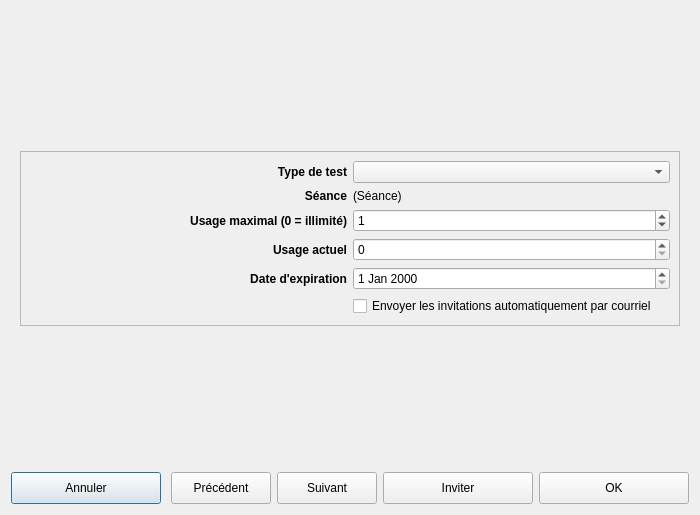
<?xml version="1.0" encoding="UTF-8"?>
<ui version="4.0">
 <class>TestInvitationDialog</class>
 <widget class="QDialog" name="TestInvitationDialog">
  <property name="geometry">
   <rect>
    <x>0</x>
    <y>0</y>
    <width>700</width>
    <height>515</height>
   </rect>
  </property>
  <property name="windowTitle">
   <string>Invitation - Tests</string>
  </property>
  <property name="windowIcon">
   <iconset resource="../../resources/TeraClient.qrc">
    <normaloff>:/icons/test.png</normaloff>:/icons/test.png</iconset>
  </property>
  <property name="styleSheet">
   <string notr="true"/>
  </property>
  <layout class="QVBoxLayout" name="verticalLayout">
   <item>
    <widget class="QStackedWidget" name="stackedPages">
     <property name="sizePolicy">
      <sizepolicy hsizetype="Expanding" vsizetype="Expanding">
       <horstretch>0</horstretch>
       <verstretch>0</verstretch>
      </sizepolicy>
     </property>
     <property name="currentIndex">
      <number>0</number>
     </property>
     <widget class="QWidget" name="pageTestType">
      <layout class="QGridLayout" name="gridLayout">
       <item row="1" column="0">
        <widget class="QFrame" name="frameInfos">
         <property name="frameShape">
          <enum>QFrame::Shape::StyledPanel</enum>
         </property>
         <property name="frameShadow">
          <enum>QFrame::Shadow::Raised</enum>
         </property>
         <layout class="QGridLayout" name="gridLayout_2">
          <item row="5" column="0">
           <widget class="QLabel" name="lblExpiration">
            <property name="font">
             <font>
              <bold>true</bold>
             </font>
            </property>
            <property name="text">
             <string>Date d'expiration</string>
            </property>
            <property name="alignment">
             <set>Qt::AlignmentFlag::AlignRight|Qt::AlignmentFlag::AlignTrailing|Qt::AlignmentFlag::AlignVCenter</set>
            </property>
           </widget>
          </item>
          <item row="3" column="1">
           <widget class="QSpinBox" name="numUsage">
            <property name="sizePolicy">
             <sizepolicy hsizetype="Preferred" vsizetype="Fixed">
              <horstretch>0</horstretch>
              <verstretch>0</verstretch>
             </sizepolicy>
            </property>
            <property name="minimumSize">
             <size>
              <width>0</width>
              <height>0</height>
             </size>
            </property>
            <property name="buttonSymbols">
             <enum>QAbstractSpinBox::ButtonSymbols::UpDownArrows</enum>
            </property>
            <property name="maximum">
             <number>1000</number>
            </property>
            <property name="value">
             <number>1</number>
            </property>
           </widget>
          </item>
          <item row="2" column="1">
           <widget class="QLabel" name="lblSessionName">
            <property name="text">
             <string>(Séance)</string>
            </property>
           </widget>
          </item>
          <item row="4" column="0">
           <widget class="QLabel" name="lblCount">
            <property name="font">
             <font>
              <bold>true</bold>
             </font>
            </property>
            <property name="text">
             <string>Usage actuel</string>
            </property>
            <property name="alignment">
             <set>Qt::AlignmentFlag::AlignRight|Qt::AlignmentFlag::AlignTrailing|Qt::AlignmentFlag::AlignVCenter</set>
            </property>
           </widget>
          </item>
          <item row="1" column="0">
           <widget class="QLabel" name="lblTestTypes">
            <property name="sizePolicy">
             <sizepolicy hsizetype="Preferred" vsizetype="Preferred">
              <horstretch>0</horstretch>
              <verstretch>0</verstretch>
             </sizepolicy>
            </property>
            <property name="font">
             <font>
              <bold>true</bold>
             </font>
            </property>
            <property name="text">
             <string>Type de test</string>
            </property>
            <property name="alignment">
             <set>Qt::AlignmentFlag::AlignRight|Qt::AlignmentFlag::AlignTrailing|Qt::AlignmentFlag::AlignVCenter</set>
            </property>
           </widget>
          </item>
          <item row="1" column="1">
           <widget class="QComboBox" name="cmbTestType"/>
          </item>
          <item row="5" column="1">
           <widget class="QDateEdit" name="dateExpiration">
            <property name="sizePolicy">
             <sizepolicy hsizetype="Preferred" vsizetype="Fixed">
              <horstretch>0</horstretch>
              <verstretch>0</verstretch>
             </sizepolicy>
            </property>
            <property name="minimumSize">
             <size>
              <width>0</width>
              <height>0</height>
             </size>
            </property>
            <property name="buttonSymbols">
             <enum>QAbstractSpinBox::ButtonSymbols::UpDownArrows</enum>
            </property>
           </widget>
          </item>
          <item row="4" column="1">
           <widget class="QSpinBox" name="numCount"/>
          </item>
          <item row="6" column="1">
           <widget class="QCheckBox" name="chkInviteEmail">
            <property name="text">
             <string>Envoyer les invitations automatiquement par courriel</string>
            </property>
            <property name="icon">
             <iconset resource="../../resources/TeraClient.qrc">
              <normaloff>:/icons/email.png</normaloff>:/icons/email.png</iconset>
            </property>
            <property name="iconSize">
             <size>
              <width>24</width>
              <height>24</height>
             </size>
            </property>
           </widget>
          </item>
          <item row="2" column="0">
           <widget class="QLabel" name="lblSession">
            <property name="font">
             <font>
              <bold>true</bold>
             </font>
            </property>
            <property name="text">
             <string>Séance</string>
            </property>
            <property name="alignment">
             <set>Qt::AlignmentFlag::AlignRight|Qt::AlignmentFlag::AlignTrailing|Qt::AlignmentFlag::AlignVCenter</set>
            </property>
           </widget>
          </item>
          <item row="3" column="0">
           <widget class="QLabel" name="lblMaxUsage">
            <property name="sizePolicy">
             <sizepolicy hsizetype="Preferred" vsizetype="Preferred">
              <horstretch>0</horstretch>
              <verstretch>0</verstretch>
             </sizepolicy>
            </property>
            <property name="font">
             <font>
              <bold>true</bold>
             </font>
            </property>
            <property name="text">
             <string>Usage maximal (0 = illimité)</string>
            </property>
            <property name="alignment">
             <set>Qt::AlignmentFlag::AlignRight|Qt::AlignmentFlag::AlignTrailing|Qt::AlignmentFlag::AlignVCenter</set>
            </property>
           </widget>
          </item>
         </layout>
        </widget>
       </item>
       <item row="3" column="0">
        <spacer name="verticalSpacer">
         <property name="orientation">
          <enum>Qt::Orientation::Vertical</enum>
         </property>
         <property name="sizeHint" stdset="0">
          <size>
           <width>20</width>
           <height>40</height>
          </size>
         </property>
        </spacer>
       </item>
       <item row="0" column="0">
        <spacer name="verticalSpacer_2">
         <property name="orientation">
          <enum>Qt::Orientation::Vertical</enum>
         </property>
         <property name="sizeHint" stdset="0">
          <size>
           <width>20</width>
           <height>40</height>
          </size>
         </property>
        </spacer>
       </item>
      </layout>
     </widget>
     <widget class="QWidget" name="pageTargets">
      <layout class="QVBoxLayout" name="verticalLayout_2">
       <item>
        <widget class="SessionInviteWidget" name="widgetInvitees" native="true"/>
       </item>
      </layout>
     </widget>
     <widget class="QWidget" name="pageMessage">
      <layout class="QVBoxLayout" name="verticalLayout_3">
       <item>
        <widget class="QFrame" name="frameMessage">
         <property name="frameShape">
          <enum>QFrame::Shape::StyledPanel</enum>
         </property>
         <property name="frameShadow">
          <enum>QFrame::Shadow::Raised</enum>
         </property>
         <layout class="QVBoxLayout" name="verticalLayout_5">
          <item>
           <widget class="QLabel" name="lblMessage">
            <property name="font">
             <font>
              <pointsize>10</pointsize>
              <bold>true</bold>
             </font>
            </property>
            <property name="text">
             <string>Courriel d'invitation</string>
            </property>
           </widget>
          </item>
          <item>
           <layout class="QHBoxLayout" name="horizontalLayout_2">
            <item>
             <widget class="QLabel" name="lblSubject">
              <property name="font">
               <font>
                <bold>true</bold>
               </font>
              </property>
              <property name="text">
               <string>Sujet:</string>
              </property>
             </widget>
            </item>
            <item>
             <widget class="QLineEdit" name="txtSubject">
              <property name="text">
               <string>Invitation à compléter un questionnaire</string>
              </property>
             </widget>
            </item>
           </layout>
          </item>
          <item>
           <widget class="EmailTemplateWidget" name="txtMessage" native="true">
            <property name="sizePolicy">
             <sizepolicy hsizetype="Expanding" vsizetype="Expanding">
              <horstretch>0</horstretch>
              <verstretch>0</verstretch>
             </sizepolicy>
            </property>
           </widget>
          </item>
         </layout>
        </widget>
       </item>
       <item>
        <widget class="QFrame" name="frameEmails">
         <property name="frameShape">
          <enum>QFrame::Shape::StyledPanel</enum>
         </property>
         <property name="frameShadow">
          <enum>QFrame::Shadow::Raised</enum>
         </property>
         <layout class="QVBoxLayout" name="verticalLayout_4">
          <item>
           <widget class="QTextEdit" name="txtEmailLogs">
            <property name="readOnly">
             <bool>true</bool>
            </property>
            <property name="placeholderText">
             <string>Résultats de l'envoi des courriels</string>
            </property>
           </widget>
          </item>
          <item>
           <widget class="QProgressBar" name="progressEmails">
            <property name="value">
             <number>24</number>
            </property>
            <property name="alignment">
             <set>Qt::AlignmentFlag::AlignCenter</set>
            </property>
           </widget>
          </item>
         </layout>
        </widget>
       </item>
      </layout>
     </widget>
    </widget>
   </item>
   <item>
    <layout class="QHBoxLayout" name="horizontalLayout">
     <item>
      <widget class="QPushButton" name="btnCancel">
       <property name="minimumSize">
        <size>
         <width>150</width>
         <height>32</height>
        </size>
       </property>
       <property name="cursor">
        <cursorShape>PointingHandCursor</cursorShape>
       </property>
       <property name="text">
        <string>Annuler</string>
       </property>
       <property name="icon">
        <iconset resource="../../resources/TeraClient.qrc">
         <normaloff>:/icons/undo.png</normaloff>:/icons/undo.png</iconset>
       </property>
       <property name="iconSize">
        <size>
         <width>24</width>
         <height>24</height>
        </size>
       </property>
      </widget>
     </item>
     <item>
      <spacer name="horizontalSpacer_2">
       <property name="orientation">
        <enum>Qt::Orientation::Horizontal</enum>
       </property>
       <property name="sizeHint" stdset="0">
        <size>
         <width>40</width>
         <height>20</height>
        </size>
       </property>
      </spacer>
     </item>
     <item>
      <widget class="QPushButton" name="btnPrevious">
       <property name="minimumSize">
        <size>
         <width>100</width>
         <height>32</height>
        </size>
       </property>
       <property name="cursor">
        <cursorShape>PointingHandCursor</cursorShape>
       </property>
       <property name="text">
        <string>Précédent</string>
       </property>
       <property name="icon">
        <iconset resource="../../resources/TeraClient.qrc">
         <normaloff>:/controls/branch_left.png</normaloff>:/controls/branch_left.png</iconset>
       </property>
       <property name="iconSize">
        <size>
         <width>24</width>
         <height>24</height>
        </size>
       </property>
      </widget>
     </item>
     <item>
      <widget class="QPushButton" name="btnNext">
       <property name="minimumSize">
        <size>
         <width>100</width>
         <height>32</height>
        </size>
       </property>
       <property name="cursor">
        <cursorShape>PointingHandCursor</cursorShape>
       </property>
       <property name="text">
        <string>Suivant</string>
       </property>
       <property name="icon">
        <iconset resource="../../resources/TeraClient.qrc">
         <normaloff>:/controls/branch_closed.png</normaloff>:/controls/branch_closed.png</iconset>
       </property>
       <property name="iconSize">
        <size>
         <width>24</width>
         <height>24</height>
        </size>
       </property>
      </widget>
     </item>
     <item>
      <widget class="QPushButton" name="btnOK">
       <property name="minimumSize">
        <size>
         <width>150</width>
         <height>32</height>
        </size>
       </property>
       <property name="cursor">
        <cursorShape>PointingHandCursor</cursorShape>
       </property>
       <property name="text">
        <string>Inviter</string>
       </property>
       <property name="icon">
        <iconset resource="../../resources/TeraClient.qrc">
         <normaloff>:/icons/ok.png</normaloff>:/icons/ok.png</iconset>
       </property>
       <property name="iconSize">
        <size>
         <width>24</width>
         <height>24</height>
        </size>
       </property>
      </widget>
     </item>
     <item>
      <widget class="QPushButton" name="btnDone">
       <property name="minimumSize">
        <size>
         <width>150</width>
         <height>32</height>
        </size>
       </property>
       <property name="cursor">
        <cursorShape>PointingHandCursor</cursorShape>
       </property>
       <property name="text">
        <string>OK</string>
       </property>
       <property name="icon">
        <iconset resource="../../resources/TeraClient.qrc">
         <normaloff>:/icons/ok.png</normaloff>:/icons/ok.png</iconset>
       </property>
       <property name="iconSize">
        <size>
         <width>24</width>
         <height>24</height>
        </size>
       </property>
      </widget>
     </item>
    </layout>
   </item>
  </layout>
 </widget>
 <customwidgets>
  <customwidget>
   <class>SessionInviteWidget</class>
   <extends>QWidget</extends>
   <header>widgets/SessionInviteWidget.h</header>
   <container>1</container>
  </customwidget>
  <customwidget>
   <class>EmailTemplateWidget</class>
   <extends>QWidget</extends>
   <header>services/EmailService/EmailTemplateWidget.h</header>
   <container>1</container>
  </customwidget>
 </customwidgets>
 <resources>
  <include location="../../resources/TeraClient.qrc"/>
 </resources>
 <connections/>
</ui>
